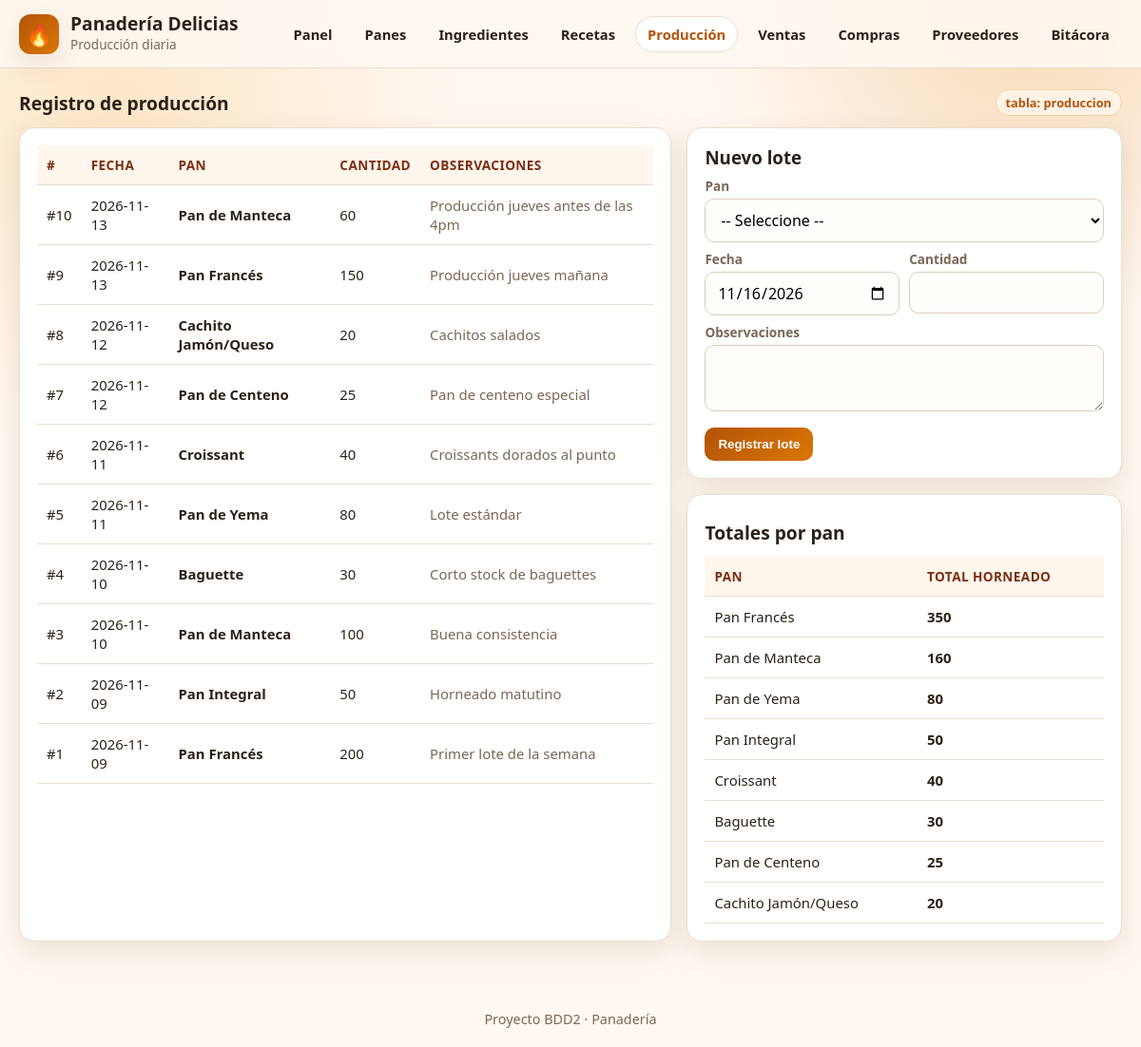
/panaderia/produccion.php, run on the app's committed database.
### tables this page shows
create table pan (
    id_pan int auto_increment primary key,
    nombre varchar(100) NOT NULL,
    descripcion varchar(100),
    precio_venta decimal(10,2) not null,
    stock int not null default 0,

    CHECK (precio_venta >= 0),
    CHECK (stock >= 0)
);

### panaderia/conexion.php (called while the page is built, shortened)
<?php
function h($v) { return htmlspecialchars((string)$v, ENT_QUOTES, 'UTF-8'); }
function q($conexion, $sql) { return $conexion->query($sql); }

### panaderia/produccion.php (the view, shortened to what this page needs)
<?php
require_once 'conexion.php';
$rows=q($conexion,"SELECT pr.id_produccion, pr.fecha, p.nombre pan, pr.cantidad, pr.observaciones FROM produccion pr JOIN pan p ON pr.id_pan=p.id_pan ORDER BY pr.fecha DESC, pr.id_produccion DESC");
$resumen=q($conexion,"SELECT p.nombre, SUM(pr.cantidad) total FROM produccion pr JOIN pan p ON pr.id_pan=p.id_pan GROUP BY pr.id_pan ORDER BY total DESC");
?>
<!DOCTYPE html><html lang="es"><head><meta charset="UTF-8"><meta name="viewport" content="width=device-width,initial-scale=1.0"><title>Producción - Panadería</title></head><body>
<header><div class="topbar"><div class="brand"><div class="logo">🔥</div><div><h1>Panadería Delicias</h1><span>Producción diaria</span></div></div>
<nav><a href="index.php">Panel</a><a href="productos.php">Panes</a><a href="ingredientes.php">Ingredientes</a><a href="recetas.php">Recetas</a><a class="activo" href="produccion.php">Producción</a><a href="ventas.php">Ventas</a><a href="compras.php">Compras</a><a href="proveedores.php">Proveedores</a><a href="auditoria.php">Bitácora</a></nav></div></header>
<div class="contenedor">
  <div class="section-title"><h3>Registro de producción</h3><span class="badge">tabla: produccion</span></div>
  <div class="layout">
    <div class="card"><table><thead><tr><th>#</th><th>Fecha</th><th>Pan</th><th>Cantidad</th><th>Observaciones</th></tr></thead><tbody>
      <?php if($rows&&$rows->num_rows): while($r=$rows->fetch_assoc()): ?>
      <tr><td>#<?= h($r['id_produccion']) ?></td><td><?= h($r['fecha']) ?></td><td><strong><?= h($r['pan']) ?></strong></td><td><?= h($r['cantidad']) ?></td><td class="muted"><?= h($r['observaciones']) ?></td></tr>
      <?php endwhile; else: ?><tr><td colspan="5" class="muted">Sin registros.</td></tr><?php endif; ?>
    </tbody></table></div>
    <div class="grid" style="gap:16px">
      <div class="card"><h3 style="margin-bottom:8px">Nuevo lote</h3>
        <form method="post"><input type="hidden" name="accion" value="agregar">
          <label>Pan</label><select name="id_pan" required><option value="">-- Seleccione --</option>
          </select>
          <div class="row"><div><label>Fecha</label><input type="date" name="fecha" value="<?= date('Y-m-d') ?>" required></div>
          <div><label>Cantidad</label><input type="number" min="1" name="cantidad" required></div></div>
          <label>Observaciones</label><textarea name="observaciones"></textarea>
          <div style="margin-top:12px"><button type="submit">Registrar lote</button></div>
        </form>
      </div>
      <div class="card"><div class="section-title"><h3>Totales por pan</h3></div>
        <table><thead><tr><th>Pan</th><th>Total horneado</th></tr></thead><tbody>
        <?php if($resumen&&$resumen->num_rows): while($r=$resumen->fetch_assoc()): ?>
          <tr><td><?= h($r['nombre']) ?></td><td><strong><?= h($r['total']) ?></strong></td></tr>
        <?php endwhile; else: ?><tr><td colspan="2" class="muted">Sin datos.</td></tr><?php endif; ?>
        </tbody></table>
      </div>
    </div>
  </div>
</div>
<footer>Proyecto BDD2 · Panadería</footer></body></html>

### panaderia/produccion.php (style rules this page uses)
:root { --bg: #fff8f1; --card: #ffffff; --ink: #2b2118; --muted: #7a6756; --brand: #b45309; --brand2: #d97706; --accent: #16a34a; --danger: #dc2626; --line: #eadfce; --shadow: 0 10px 30px rgba(92, 55, 20, .12); }
* { box-sizing: border-box; margin: 0; padding: 0; }
body { font-family: "Segoe UI", Tahoma, sans-serif; color: var(--ink); background: radial-gradient(circle at 10% 10%, #fde7c7 0, transparent 25%), radial-gradient(circle at 90% 0%, #f7d9b5 0, transparent 22%), var(--bg); min-height: 100vh; }
header { position: sticky; top: 0; z-index: 10; backdrop-filter: blur(8px); background: rgba(255, 248, 241, .9); border-bottom: 1px solid var(--line); }
.topbar { max-width: 1200px; margin: 0 auto; padding: 14px 20px; display: flex; align-items: center; justify-content: space-between; gap: 16px; flex-wrap: wrap; }
.brand { display: flex; align-items: center; gap: 12px; }
.logo { width: 42px; height: 42px; border-radius: 12px; background: linear-gradient(135deg, var(--brand), var(--brand2)); color: #fff; display: grid; place-items: center; font-size: 22px; box-shadow: var(--shadow); }
.brand h1 { font-size: 1.2rem; line-height: 1.1; }
.brand span { color: var(--muted); font-size: .85rem; }
nav { display: flex; flex-wrap: wrap; gap: 8px; }
nav a { text-decoration: none; color: var(--ink); padding: 8px 12px; border-radius: 999px; border: 1px solid transparent; font-weight: 600; font-size: .92rem; }
nav a:hover, nav a.activo { background: #fff; border-color: var(--line); color: var(--brand); }
.contenedor { max-width: 1200px; margin: 22px auto; padding: 0 20px 30px; }
.grid { display: grid; gap: 16px; }
.card { background: var(--card); border: 1px solid var(--line); border-radius: 16px; padding: 18px; box-shadow: var(--shadow); }
.section-title { display: flex; align-items: center; justify-content: space-between; margin: 8px 0 12px; gap: 10px; flex-wrap: wrap; }
.section-title h3 { font-size: 1.2rem; }
.badge { background: #fff3e6; color: var(--brand); border: 1px solid #f3d3a8; padding: 4px 10px; border-radius: 999px; font-size: .8rem; font-weight: 600; }
table { width: 100%; border-collapse: collapse; }
th, td { padding: 11px 10px; border-bottom: 1px solid var(--line); text-align: left; font-size: .93rem; }
th { background: #fff7ed; color: #7c2d12; font-size: .85rem; text-transform: uppercase; letter-spacing: .03em; }
.layout { display: grid; grid-template-columns: 1.2fr .8fr; gap: 16px; }
form .row { display: grid; grid-template-columns: 1fr 1fr; gap: 10px; }
label { display: block; font-size: .85rem; color: var(--muted); margin: 8px 0 4px; font-weight: 600; }
input, select, textarea { width: 100%; padding: 10px 12px; border: 1px solid #dccdb8; border-radius: 10px; font: inherit; background: #fffdf9; }
textarea { min-height: 70px; resize: vertical; }
button, .btn { background: linear-gradient(135deg, var(--brand), var(--brand2)); color: #fff; border: none; padding: 10px 14px; border-radius: 10px; font-weight: 700; cursor: pointer; text-decoration: none; display: inline-block; }
footer { text-align: center; color: var(--muted); padding: 20px; font-size: .9rem; }
.muted { color: var(--muted); }

### data on the page
produccion: id_produccion "10", fecha "2026-11-13", id_pan.nombre "Pan de Manteca", cantidad "60", observaciones "Producción jueves antes de las 4pm"
produccion: id_produccion "9", fecha "2026-11-13", id_pan.nombre "Pan Francés", cantidad "150", observaciones "Producción jueves mañana"
produccion: id_produccion "8", fecha "2026-11-12", id_pan.nombre "Cachito Jamón/Queso", cantidad "20", observaciones "Cachitos salados"
produccion: id_produccion "7", fecha "2026-11-12", id_pan.nombre "Pan de Centeno", cantidad "25", observaciones "Pan de centeno especial"
produccion: id_produccion "6", fecha "2026-11-11", id_pan.nombre "Croissant", cantidad "40", observaciones "Croissants dorados al punto"
produccion: id_produccion "5", fecha "2026-11-11", id_pan.nombre "Pan de Yema", cantidad "80", observaciones "Lote estándar"
produccion: id_produccion "4", fecha "2026-11-10", id_pan.nombre "Baguette", cantidad "30", observaciones "Corto stock de baguettes"
produccion: id_produccion "3", fecha "2026-11-10", id_pan.nombre "Pan de Manteca", cantidad "100", observaciones "Buena consistencia"
produccion: id_produccion "2", fecha "2026-11-09", id_pan.nombre "Pan Integral", cantidad "50", observaciones "Horneado matutino"
produccion: id_produccion "1", fecha "2026-11-09", id_pan.nombre "Pan Francés", cantidad "200", observaciones "Primer lote de la semana"

### other printed values
$r['nombre'] "Pan Francés"
$r['total'] "350"
$r['nombre'] "Pan de Manteca"
$r['total'] "160"
$r['nombre'] "Pan de Yema"
$r['total'] "80"
$r['nombre'] "Pan Integral"
$r['total'] "50"
$r['nombre'] "Croissant"
$r['total'] "40"
$r['nombre'] "Baguette"
$r['total'] "30"
$r['nombre'] "Pan de Centeno"
$r['total'] "25"
$r['nombre'] "Cachito Jamón/Queso"
